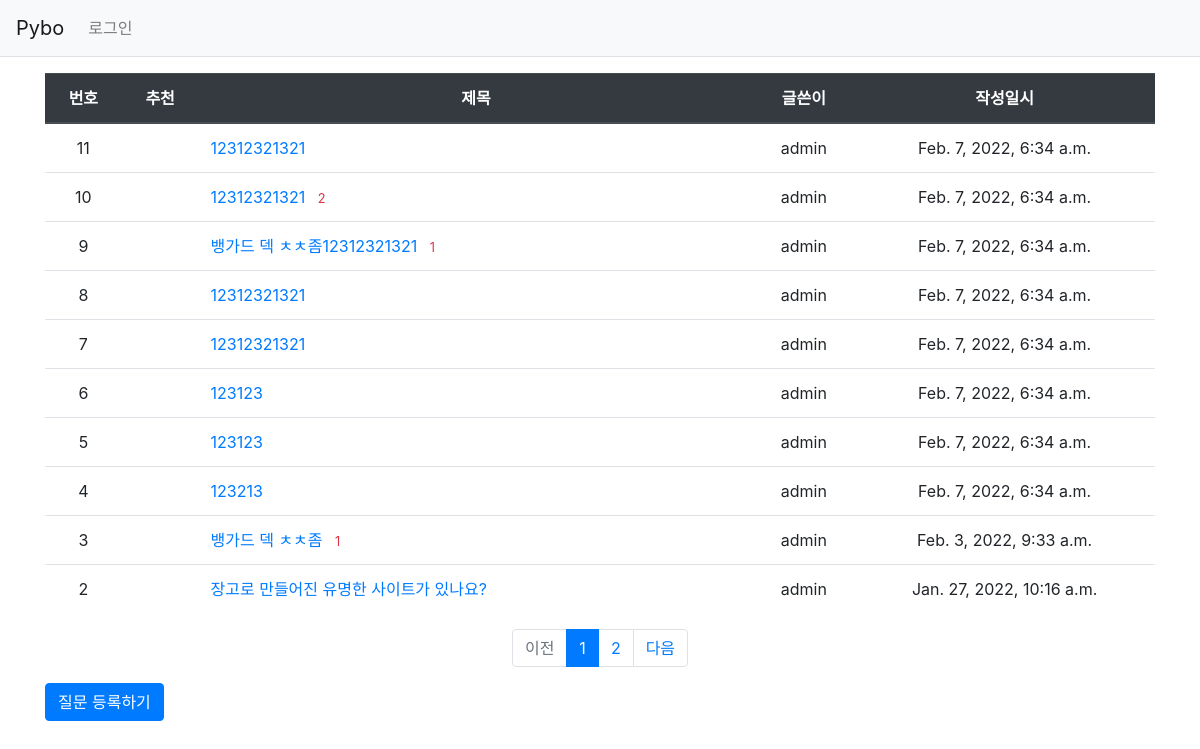
Screenshot of /pybo/ with the database file from the repository.
### pybo/models.py (models this page shows, shortened)
class Question(models.Model):
    author = models.ForeignKey(User, on_delete=models.CASCADE, related_name='author_question')
    subject = models.CharField(max_length=200)
    content = models.TextField()
    create_date = models.DateTimeField()
    modify_date = models.DateTimeField(null=True, blank=True)
    voter = models.ManyToManyField(User, related_name='voter_question')

### pybo/views/base_views.py (the view)
# urls.py: path('', base_views.index, name='index'),  # '/' 에 해당되는 path
def index(request):
    page = request.GET.get('page', '1')  # 페이지
    question_list = Question.objects.order_by('-create_date')
    paginator = Paginator(question_list, 10)  # 페이지당 10개씩 보여주기
    page_obj = paginator.get_page(page)
    context = {'question_list': page_obj}
    return render(request, 'pybo/question_list.html', context)

### pybo/templatetags/pybo_filter.py (called while the page is built)
@register.filter
def sub(value, arg):
    return value - arg

### templates/pybo/question_list.html (shortened to what this page needs)
{% extends 'base.html' %}
{% load pybo_filter %}
{% block content %}
<div class="container my-3">
    <table class="table">
        <thead>
        <tr class="text-center thead-dark">
            <th>번호</th>
            <th>추천</th>
            <th style="width:50%">제목</th>
            <th>글쓴이</th>
            <th>작성일시</th>
        </tr>
        </thead>
        <tbody>
        {% if question_list %}
        {% for question in question_list %}
        <tr class="text-center">
            <td>
                {{ question_list.paginator.count|sub:question_list.start_index|sub:forloop.counter0|add:1 }}
            </td>
            <td>
            </td>
            <td class="text-left">
                <a href="{% url 'pybo:detail' question.id %}">{{ question.subject }}</a>
                {% if question.answer_set.count > 0 %}
                <span class="text-danger small ml-2">{{ question.answer_set.count }}</span>
                {% endif %}
            </td>
            <td>{{ question.author.username }}</td>
            <td>{{ question.create_date }}</td>
        </tr>
        {% endfor %}
        {% else %}
        <tr>
            <td colspan="3">질문이 없습니다.</td>
        </tr>
        {% endif %}
        </tbody>
    </table>
    <ul class="pagination justify-content-center">
        {% if question_list.has_previous %}
        <li class="page-item">
            <a class="page-link" href="?page={{ question_list.previous_page_number }}">이전</a>
        </li>
        {% else %}
        <li class="page-item disabled">
            <a class="page-link" tabindex="-1" aria-disabled="true" href="#">이전</a>
        </li>
        {% endif %}
        {% for page_number in question_list.paginator.page_range %}
        {% if page_number >= question_list.number|add:-5 and page_number <= question_list.number|add:5 %}
            {% if page_number == question_list.number %}
            <li class="page-item active" aria-current="page">
                <a class="page-link" href="?page={{ page_number }}">{{ page_number }}</a>
            </li>
            {% else %}
            <li class="page-item">
                <a class="page-link" href="?page={{ page_number }}">{{ page_number }}</a>
            </li>
            {% endif %}
        {% endif %}
        {% endfor %}
        {% if question_list.has_next %}
        <li class="page-item">
            <a class="page-link" href="?page={{ question_list.next_page_number }}">다음</a>
        </li>
        {% else %}
        <li class="page-item disabled">
            <a class="page-link" tabindex="-1" aria-disabled="true" href="#">다음</a>
        </li>
        {% endif %}
    </ul>
    <a href="{% url 'pybo:question_create' %}" class="btn btn-primary">질문 등록하기</a>
</div>
{% endblock %}

### templates/base.html (shortened to what this page needs)
{% load static %}
<!doctype html>
<html lang="ko">
<head>
    <link rel="stylesheet" type="text/css" href="{% static 'bootstrap.min.css' %}">
    <link rel="stylesheet" type="text/css" href="{% static 'style.css' %}">
</head>
<body>
{% include "navbar.html" %}
{% block content %}
{% endblock %}
</body>
</html>

### templates/navbar.html (shortened to what this page needs)
<nav class="navbar navbar-expand-lg navbar-light bg-light border-bottom">
    <a class="navbar-brand" href="{% url 'pybo:index' %}">Pybo</a>
    <div class="collapse navbar-collapse flex-grow-0" id="navbarNav">
        <ul class="navbar-nav">
            <li class="nav-item">
                {% if user.is_authenticated %}
                <a class="nav-link" href="{% url 'common:logout' %}">{{ user.username }} (로그아웃)</a>
                {% else %}
                <a class="nav-link" href="{% url 'common:login' %}">로그인</a>
                {% endif %}
            </li>
        </ul>
    </div>
</nav>

### rows the page displays
Question: paginator.count|sub "11", subject "12312321321", author.username "admin", create_date "Feb. 7, 2022, 6:34 a.m."
Question: paginator.count|sub "10", subject "12312321321", answer_set.count "2", author.username "admin", create_date "Feb. 7, 2022, 6:34 a.m."
Question: paginator.count|sub "9", subject "뱅가드 덱 ㅊㅊ좀12312321321", answer_set.count "1", author.username "admin", create_date "Feb. 7, 2022, 6:34 a.m."
Question: paginator.count|sub "8", subject "12312321321", author.username "admin", create_date "Feb. 7, 2022, 6:34 a.m."
Question: paginator.count|sub "7", subject "12312321321", author.username "admin", create_date "Feb. 7, 2022, 6:34 a.m."
Question: paginator.count|sub "6", subject "123123", author.username "admin", create_date "Feb. 7, 2022, 6:34 a.m."
Question: paginator.count|sub "5", subject "123123", author.username "admin", create_date "Feb. 7, 2022, 6:34 a.m."
Question: paginator.count|sub "4", subject "123213", author.username "admin", create_date "Feb. 7, 2022, 6:34 a.m."
Question: paginator.count|sub "3", subject "뱅가드 덱 ㅊㅊ좀", answer_set.count "1", author.username "admin", create_date "Feb. 3, 2022, 9:33 a.m."
Question: paginator.count|sub "2", subject "장고로 만들어진 유명한 사이트가 있나요?", author.username "admin", create_date "Jan. 27, 2022, 10:16 a.m."

### other values shown
{{ page_number }} "1"
{{ page_number }} "2"
